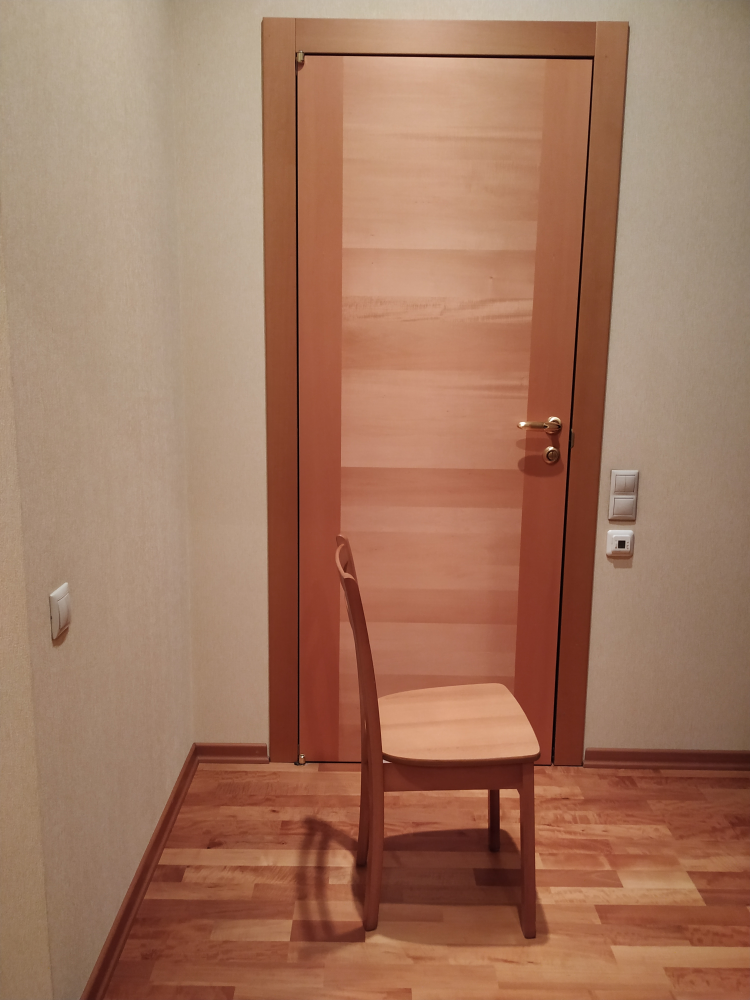
#> input picture Datas3/IMG_20200223_194625.jpg, 3000 x 4000 px, found by its file name (shown at 1/4 size); its folder holds only this picture in this run
$ python main.py
#> lines starting #> are read from the running program, lines starting #| are printed output that depends on the picture; after the words box and inside, x2 and y2 are one past the last pixel; in counts of white or black regions, pixels touching at a corner belong together
#> further down, img is the input picture: shape (4000, 3000, 3); mean B, G, R 95.4, 118.8, 161.7
import cv2
import numpy as np
from skimage.color import rgb2gray
from skimage.transform import (hough_line, hough_line_peaks,
                               probabilistic_hough_line)
from skimage.feature import canny
import matplotlib.pyplot as plt
from matplotlib import cm
import os

def show_hough_transform(image, filename):
    low_dark = (0, 0, 0)
    high_dark = (50, 50, 50)
    only_dark = cv2.inRange(img, low_dark, high_dark)
    h, theta, d = hough_line(canny(only_dark)) # вычисляем преобразование Хаффа от границ изображения

    fig, ax = plt.subplots(1, 3, figsize=(15, 6))

    ax[0].imshow(only_dark, cmap=cm.gray)
    ax[0].set_title('Input image')
    ax[0].set_axis_off()

    ax[1].imshow(np.log(1 + h),
                 extent=[np.rad2deg(theta[-1]), np.rad2deg(theta[0]), d[-1], d[0]],
                 cmap='gray', aspect=1/20)
    ax[1].set_title('Hough transform')
    ax[1].set_xlabel('Angles (degrees)')
    ax[1].set_ylabel('Distance (pixels)')

    ax[2].imshow(image, cmap=cm.gray)
    for _, angle, dist in zip(*hough_line_peaks(h, theta, d)):
        y0 = (dist - 0 * np.cos(angle)) / np.sin(angle)
        y1 = (dist - image.shape[1] * np.cos(angle)) / np.sin(angle)
        ax[2].plot((0, image.shape[1]), (y0, y1), '-r')
    ax[2].set_xlim((0, image.shape[1]))
    ax[2].set_ylim((image.shape[0], 0))
    ax[2].set_axis_off()
    ax[2].set_title('Detected lines')

    plt.tight_layout()
    plt.savefig(filename, bbox_inches='tight')
    plt.close(fig)

def width_door_hough(image):
    low_dark = (0, 0, 0)
    high_dark = (50, 50, 50)
    Eps = 0.1
    only_dark = cv2.inRange(img, low_dark, high_dark)
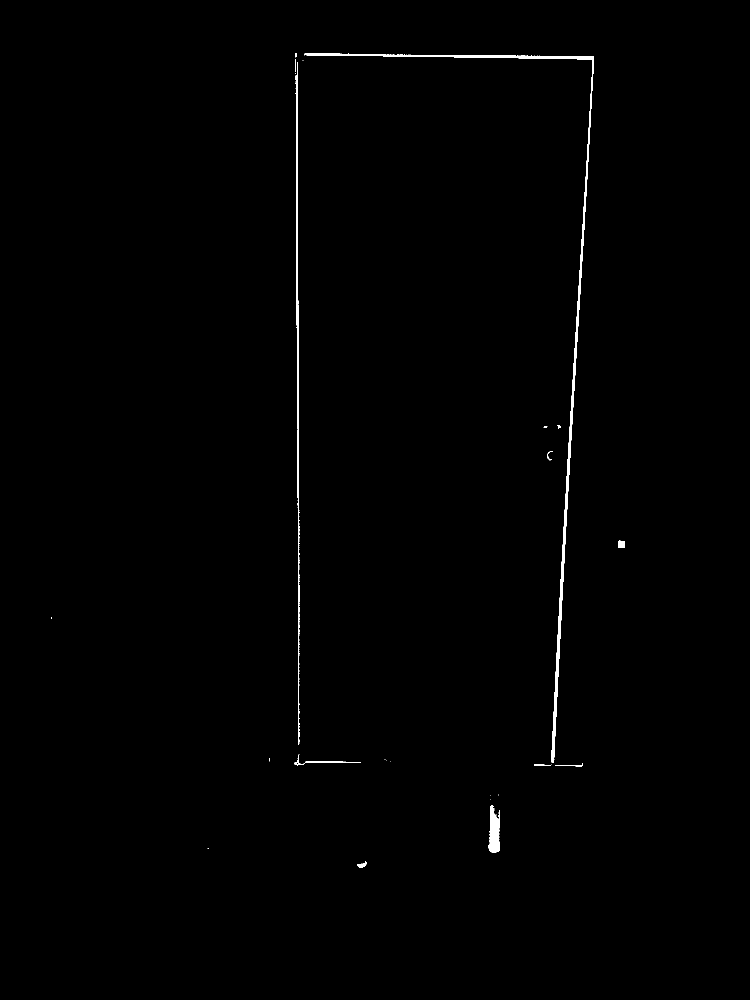
#> only_dark: shape (2000, 1500) (shown at 1/2 size); 0.5% white; 26 white regions (14 under 20 px), largest, box (x1, y1, x2, y2) and area: (608, 106, 1188, 1526) 8652, (591, 124, 599, 1489) 3850, (977, 1610, 1000, 1706) 1537
    dists = []
    h, theta, d = hough_line(canny(only_dark)) # вычисляем преобразование Хаффа от границ изображения
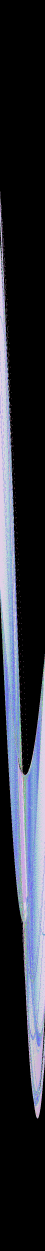
#> h: shape (5001, 180) uint64 (shown at 1/4 size); 162 distinct labels, from 0 to 813; one colour per label, 0 black
#> theta = 180 values from -1.57 to 1.55; d = 5001 values from -2500 to 2500
    for _, angle, dist in zip(*hough_line_peaks(h, theta, d)):
        if angle  > -Eps and angle < Eps:
            dists.append(dist)
#> this loop made 2 passes
#> (angle, dist) on passes 1 to 2: (0, 595), (0.0524, 1186)
#> after the loop, dists = [595, 1186]
    if len(dists) >= 2:
        return max(dists) - min(dists)
    else:
        return 0


directory = os.fsencode("Datas3")

for file in os.listdir(directory):
    filename = os.fsdecode(file)
    if filename.endswith(".jpg"):
        img = cv2.imread("Datas3\\" + filename)
        #img = rgb2gray(cv2.imread("Datas\\" + filename))
        img = cv2.resize(img, (int(img.shape[1] / 2), int(img.shape[0] / 2)))
        #show_hough_transform(img, filename)
        print('Door wight: ', width_door_hough(img))
#| Door wight:  591.0


cv2.waitKey(0)
cv2.destroyAllWindows()

$ run again, on Datas3/IMG_20200223_194714.jpg
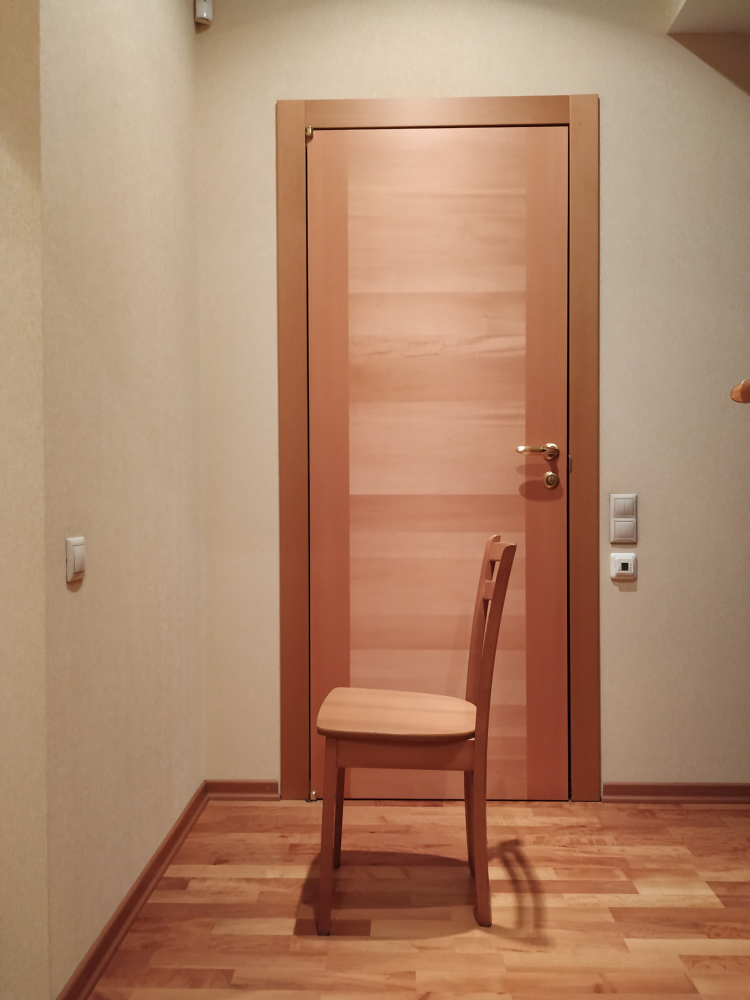
#> input picture Datas3/IMG_20200223_194714.jpg, 3000 x 4000 px, found by its file name (shown at 1/4 size)
#> img is the input picture: shape (4000, 3000, 3); mean B, G, R 105.8, 133.2, 174.3
#> img: shape (2000, 1500, 3)
#> in width_door_hough, `only_dark = cv2.inRange(img, low_dark, high_dark)`:
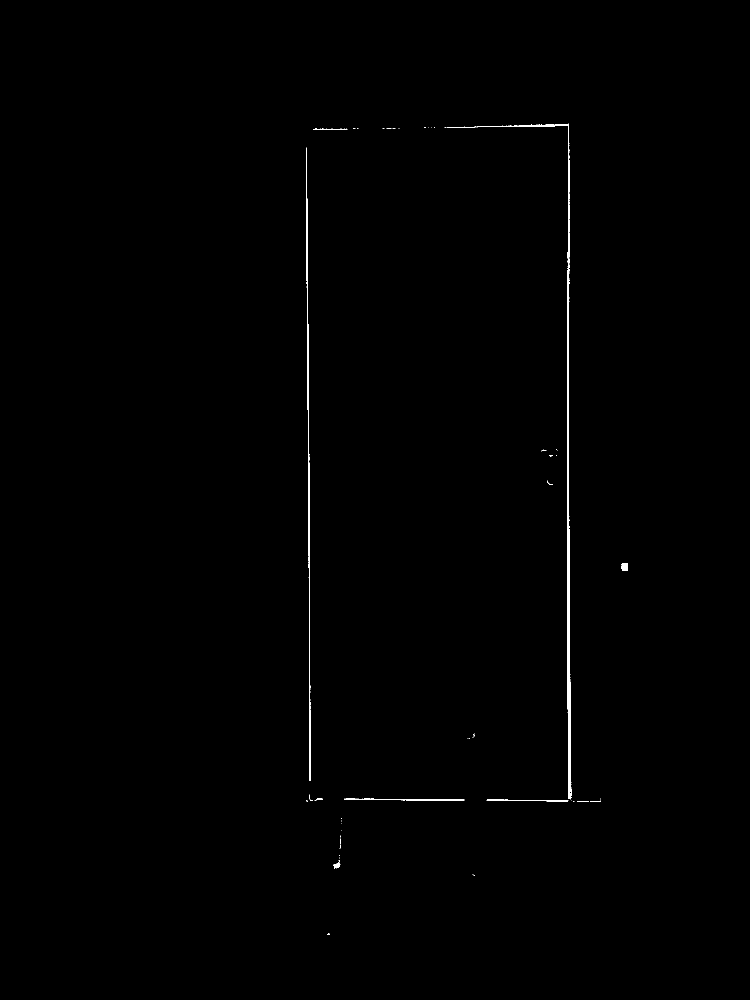
#> only_dark: shape (2000, 1500) (shown at 1/2 size); 0.34% white; 49 white regions (36 under 20 px), largest, box (x1, y1, x2, y2) and area: (953, 247, 1143, 1599) 5839, (612, 295, 621, 1562) 2774, (688, 1597, 929, 1601) 589
#> in width_door_hough, `h, theta, d = hough_line(canny(only_dark))`:
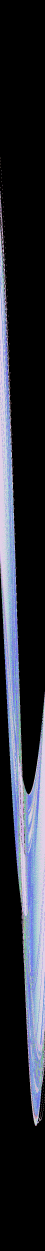
#> h: shape (5001, 180) uint64 (shown at 1/4 size); 163 distinct labels, from 0 to 606; one colour per label, 0 black
#> theta = 180 values from -1.57 to 1.55; d = 5001 values from -2500 to 2500
#> the loop in width_door_hough, `for _, angle, dist in zip(*hough_line_peaks(h, theta, d)):` made 2 passes
#> (angle, dist) on passes 1 to 2: (0, 1138), (0, 617)
#> after the loop in width_door_hough, `for _, angle, dist in zip(*hough_line_peaks(h, theta, d)):`: dists = [1138, 617]
#| Door wight:  521.0

$ run again, on Datas3/IMG_20200223_194718.jpg
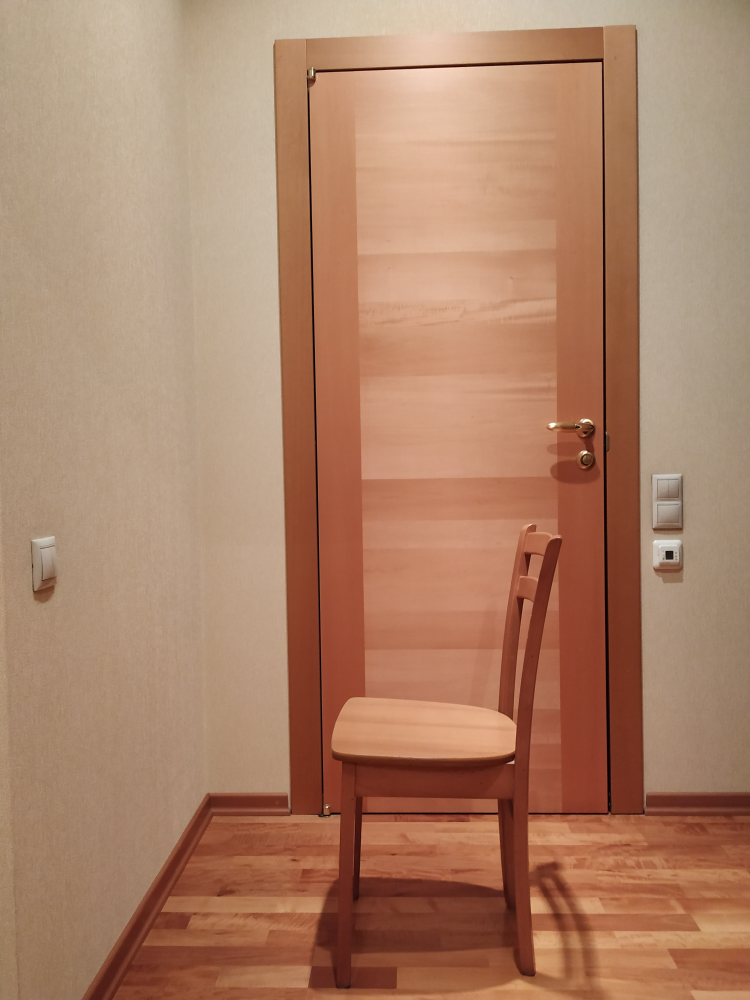
#> input picture Datas3/IMG_20200223_194718.jpg, 3000 x 4000 px, found by its file name (shown at 1/4 size)
#> img is the input picture: shape (4000, 3000, 3); mean B, G, R 103.7, 129.6, 172.3
#> img: shape (2000, 1500, 3)
#> in width_door_hough, `only_dark = cv2.inRange(img, low_dark, high_dark)`:
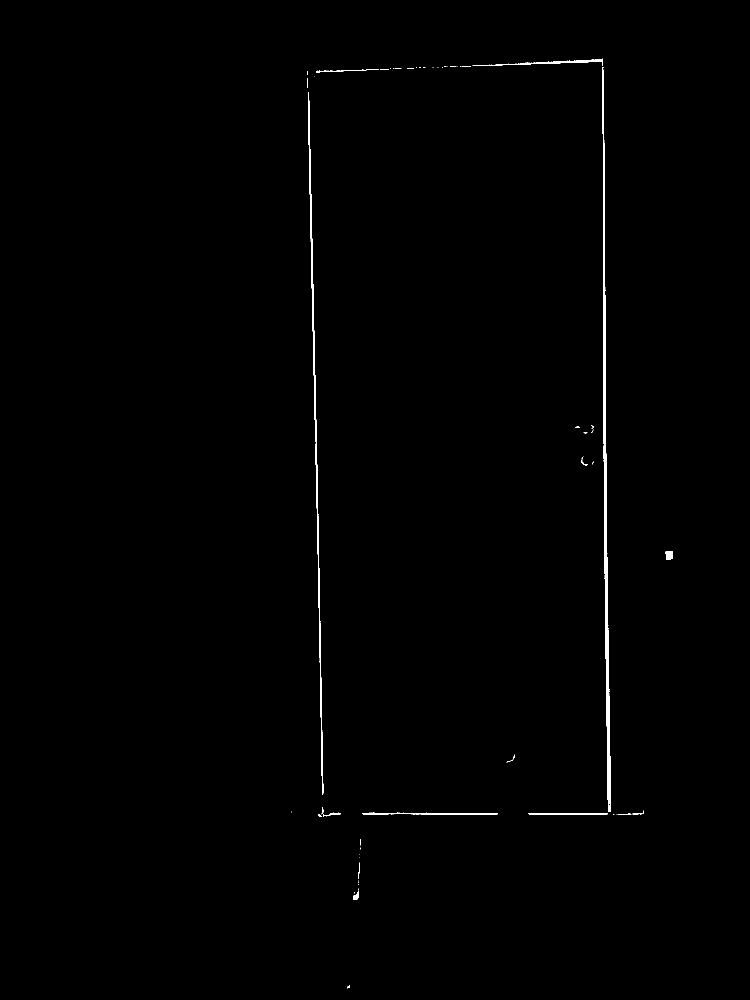
#> only_dark: shape (2000, 1500) (shown at 1/2 size); 0.46% white; 60 white regions (43 under 20 px), largest, box (x1, y1, x2, y2) and area: (1205, 134, 1222, 1624) 6791, (616, 185, 647, 1590) 3816, (725, 1625, 996, 1629) 778
#> in width_door_hough, `h, theta, d = hough_line(canny(only_dark))`:
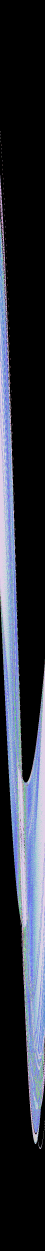
#> h: shape (5001, 180) uint64 (shown at 1/4 size); 172 distinct labels, from 0 to 646; one colour per label, 0 black
#> theta = 180 values from -1.57 to 1.55; d = 5001 values from -2500 to 2500
#> the loop in width_door_hough, `for _, angle, dist in zip(*hough_line_peaks(h, theta, d)):` made 4 passes
#> (angle, dist) on passes 1 to 4: (-0.0175, 615), (-0.0175, 1194), (-1.57, -1629), (0, 1206)
#> after the loop in width_door_hough, `for _, angle, dist in zip(*hough_line_peaks(h, theta, d)):`: dists = [615, 1194, 1206]
#| Door wight:  591.0

$ run again, on Datas3/IMG_20200223_194721.jpg
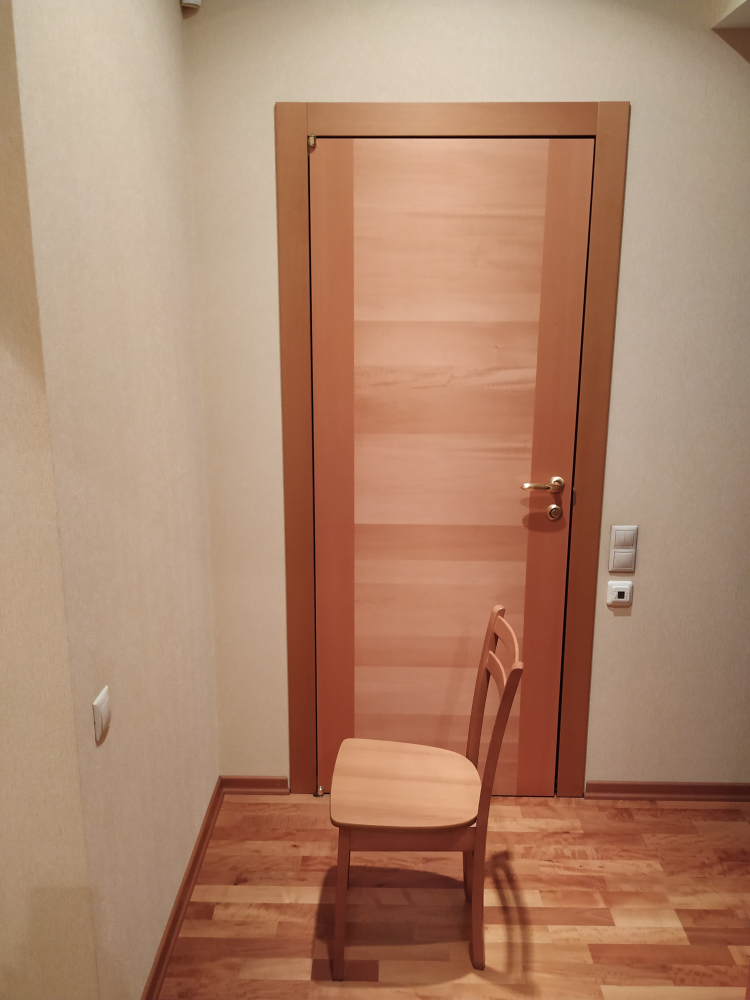
#> input picture Datas3/IMG_20200223_194721.jpg, 3000 x 4000 px, found by its file name (shown at 1/4 size)
#> img is the input picture: shape (4000, 3000, 3); mean B, G, R 108.4, 133.6, 174.1
#> img: shape (2000, 1500, 3)
#> in width_door_hough, `only_dark = cv2.inRange(img, low_dark, high_dark)`:
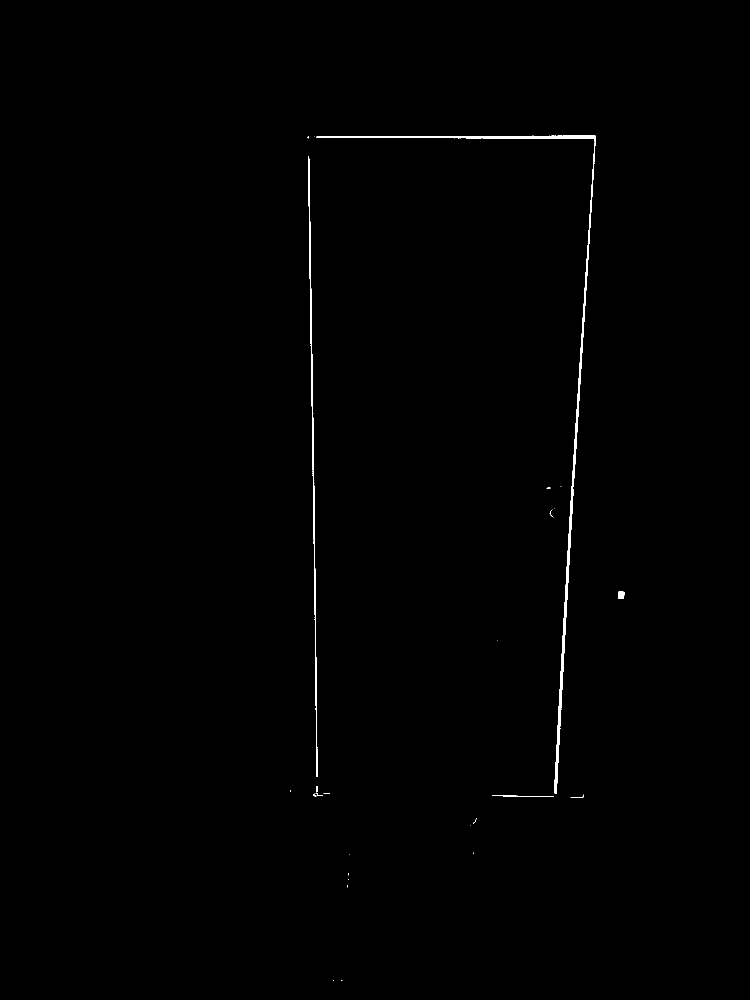
#> only_dark: shape (2000, 1500) (shown at 1/2 size); 0.37% white; 28 white regions (19 under 20 px), largest, box (x1, y1, x2, y2) and area: (633, 271, 1192, 1588) 7542, (616, 313, 635, 1554) 2989, (1236, 1183, 1249, 1197) 173
#> in width_door_hough, `h, theta, d = hough_line(canny(only_dark))`:
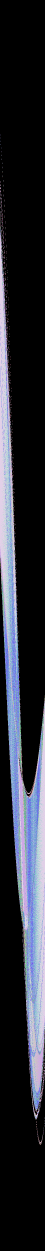
#> h: shape (5001, 180) uint64 (shown at 1/4 size); 160 distinct labels, from 0 to 502; one colour per label, 0 black
#> theta = 180 values from -1.57 to 1.55; d = 5001 values from -2500 to 2500
#> the loop in width_door_hough, `for _, angle, dist in zip(*hough_line_peaks(h, theta, d)):` made 4 passes
#> (angle, dist) on passes 1 to 4: (-0.0175, 609), (0.0524, 1195), (-1.57, -276), (0.0698, 1206)
#> after the loop in width_door_hough, `for _, angle, dist in zip(*hough_line_peaks(h, theta, d)):`: dists = [609, 1195, 1206]
#| Door wight:  597.0

$ run again, on Datas3/IMG_20200223_194636.jpg
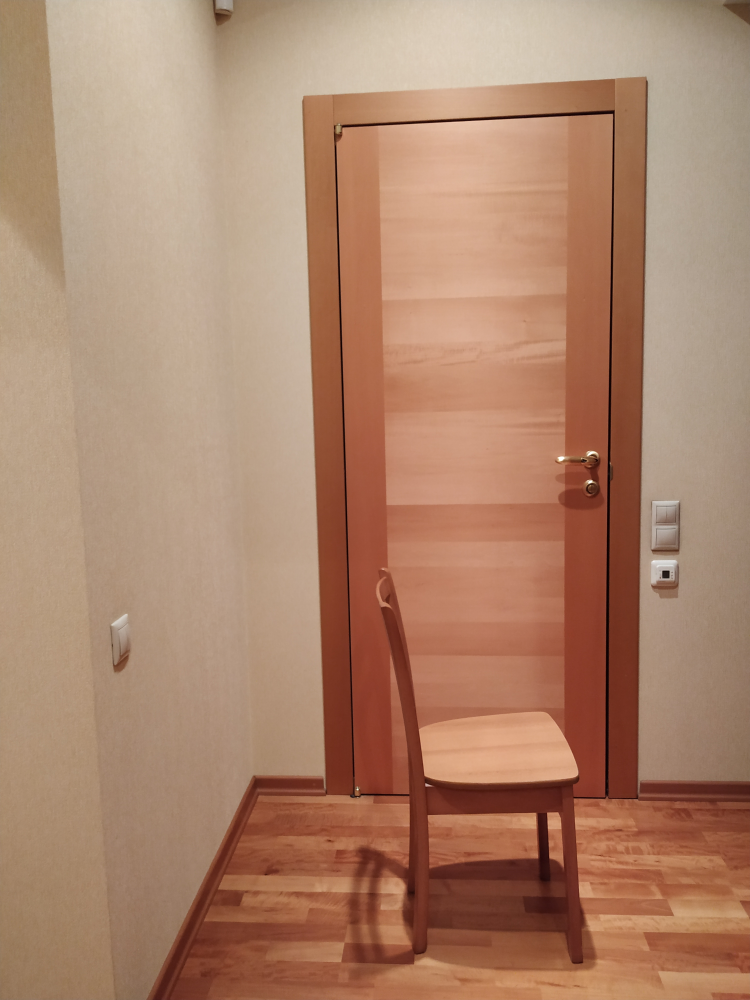
#> input picture Datas3/IMG_20200223_194636.jpg, 3000 x 4000 px, found by its file name (shown at 1/4 size)
#> img is the input picture: shape (4000, 3000, 3); mean B, G, R 108.1, 132.5, 172.6
#> img: shape (2000, 1500, 3)
#> in width_door_hough, `only_dark = cv2.inRange(img, low_dark, high_dark)`:
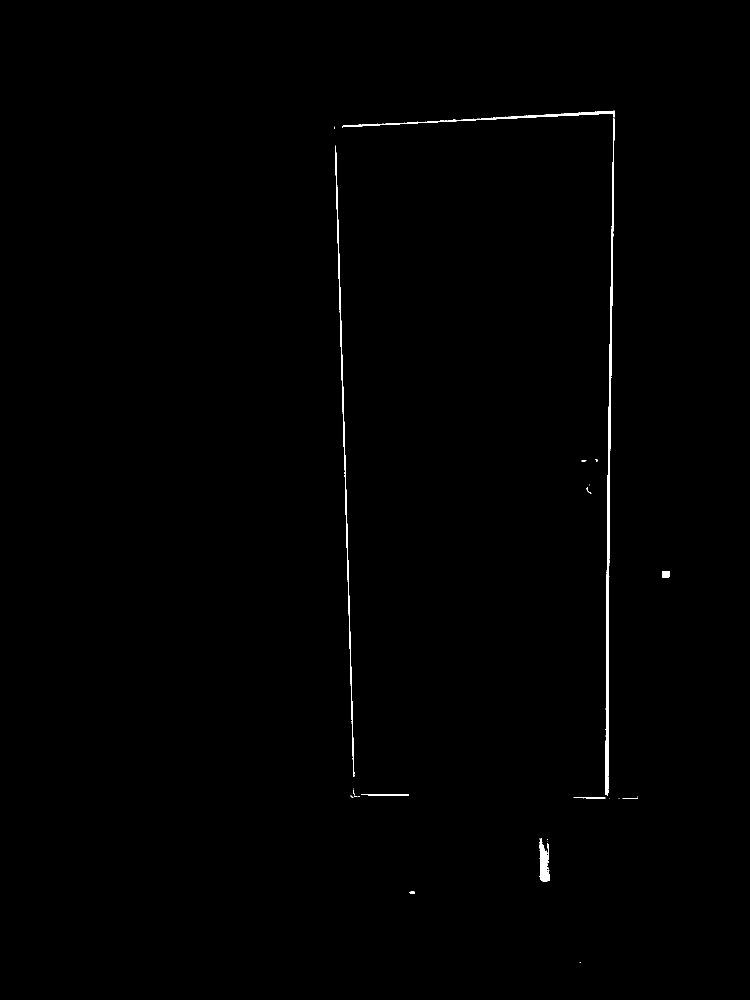
#> only_dark: shape (2000, 1500) (shown at 1/2 size); 0.41% white; 27 white regions (16 under 20 px), largest, box (x1, y1, x2, y2) and area: (1211, 236, 1229, 1592) 5681, (670, 291, 709, 1554) 2892, (684, 221, 1229, 255) 1918
#> in width_door_hough, `h, theta, d = hough_line(canny(only_dark))`:
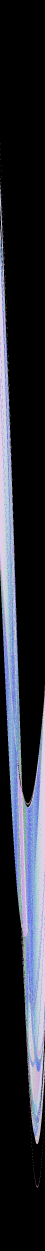
#> h: shape (5001, 180) uint64 (shown at 1/4 size); 159 distinct labels, from 0 to 418; one colour per label, 0 black
#> theta = 180 values from -1.57 to 1.55; d = 5001 values from -2500 to 2500
#> the loop in width_door_hough, `for _, angle, dist in zip(*hough_line_peaks(h, theta, d)):` made 4 passes
#> (angle, dist) on passes 1 to 4: (1.52, 290), (0.0175, 1230), (-0.0349, 656), (0, 1217)
#> after the loop in width_door_hough, `for _, angle, dist in zip(*hough_line_peaks(h, theta, d)):`: dists = [1230, 656, 1217]
#| Door wight:  574.0
